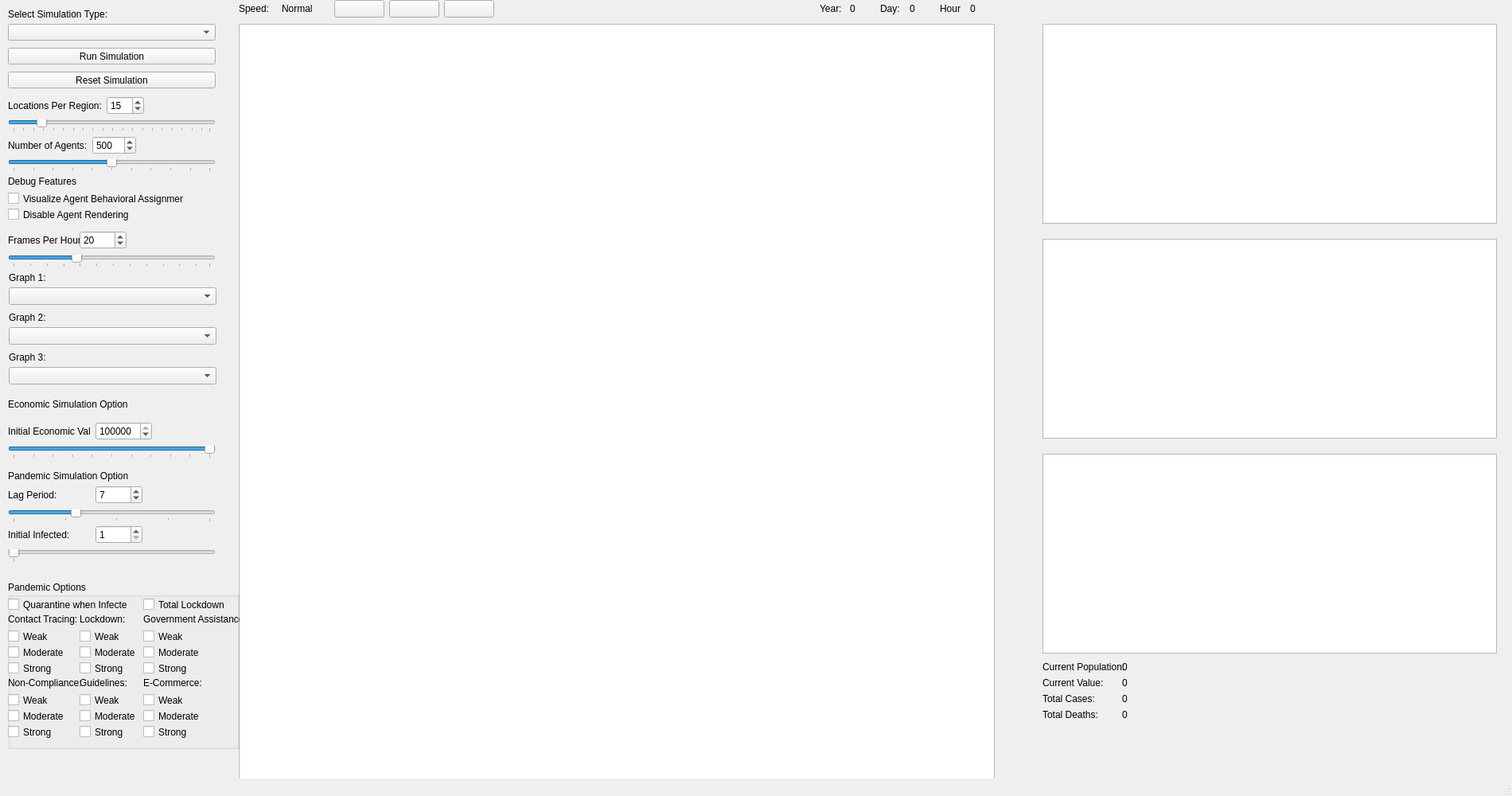
<?xml version="1.0" encoding="UTF-8"?>
<ui version="4.0">
 <class>MainWindow</class>
 <widget class="QMainWindow" name="MainWindow">
  <property name="geometry">
   <rect>
    <x>0</x>
    <y>0</y>
    <width>1900</width>
    <height>1000</height>
   </rect>
  </property>
  <property name="windowTitle">
   <string>Covid Simulation Qt</string>
  </property>
  <widget class="QWidget" name="centralwidget">
   <widget class="QGraphicsView" name="mainCanvas">
    <property name="geometry">
     <rect>
      <x>300</x>
      <y>30</y>
      <width>950</width>
      <height>950</height>
     </rect>
    </property>
    <property name="verticalScrollBarPolicy">
     <enum>Qt::ScrollBarAsNeeded</enum>
    </property>
    <property name="horizontalScrollBarPolicy">
     <enum>Qt::ScrollBarAsNeeded</enum>
    </property>
    <property name="sceneRect">
     <rectf>
      <x>0.000000000000000</x>
      <y>0.000000000000000</y>
      <width>900.000000000000000</width>
      <height>900.000000000000000</height>
     </rectf>
    </property>
    <property name="alignment">
     <set>Qt::AlignLeading|Qt::AlignLeft|Qt::AlignTop</set>
    </property>
    <property name="transformationAnchor">
     <enum>QGraphicsView::NoAnchor</enum>
    </property>
   </widget>
   <widget class="QComboBox" name="simulationType">
    <property name="enabled">
     <bool>true</bool>
    </property>
    <property name="geometry">
     <rect>
      <x>10</x>
      <y>30</y>
      <width>261</width>
      <height>21</height>
     </rect>
    </property>
    <property name="editable">
     <bool>false</bool>
    </property>
    <property name="currentText">
     <string/>
    </property>
   </widget>
   <widget class="QLabel" name="label">
    <property name="geometry">
     <rect>
      <x>10</x>
      <y>10</y>
      <width>261</width>
      <height>16</height>
     </rect>
    </property>
    <property name="text">
     <string>Select Simulation Type:</string>
    </property>
   </widget>
   <widget class="QPushButton" name="runSimulation">
    <property name="geometry">
     <rect>
      <x>10</x>
      <y>60</y>
      <width>261</width>
      <height>21</height>
     </rect>
    </property>
    <property name="text">
     <string>Run Simulation</string>
    </property>
   </widget>
   <widget class="QPushButton" name="resetSimulation">
    <property name="geometry">
     <rect>
      <x>10</x>
      <y>90</y>
      <width>261</width>
      <height>21</height>
     </rect>
    </property>
    <property name="text">
     <string>Reset Simulation</string>
    </property>
   </widget>
   <widget class="QSlider" name="numLocations">
    <property name="geometry">
     <rect>
      <x>10</x>
      <y>150</y>
      <width>261</width>
      <height>16</height>
     </rect>
    </property>
    <property name="minimum">
     <number>1</number>
    </property>
    <property name="maximum">
     <number>100</number>
    </property>
    <property name="value">
     <number>15</number>
    </property>
    <property name="orientation">
     <enum>Qt::Horizontal</enum>
    </property>
    <property name="tickPosition">
     <enum>QSlider::TicksBelow</enum>
    </property>
    <property name="tickInterval">
     <number>5</number>
    </property>
   </widget>
   <widget class="QWidget" name="horizontalLayoutWidget">
    <property name="geometry">
     <rect>
      <x>10</x>
      <y>120</y>
      <width>171</width>
      <height>25</height>
     </rect>
    </property>
    <layout class="QHBoxLayout" name="numLocationLayout">
     <item>
      <widget class="QLabel" name="label_2">
       <property name="text">
        <string>Locations Per Region:</string>
       </property>
      </widget>
     </item>
     <item>
      <widget class="QSpinBox" name="numLocationsLabel">
       <property name="minimum">
        <number>1</number>
       </property>
       <property name="maximum">
        <number>100</number>
       </property>
       <property name="value">
        <number>15</number>
       </property>
      </widget>
     </item>
    </layout>
   </widget>
   <widget class="QWidget" name="horizontalLayoutWidget_2">
    <property name="geometry">
     <rect>
      <x>10</x>
      <y>170</y>
      <width>161</width>
      <height>25</height>
     </rect>
    </property>
    <layout class="QHBoxLayout" name="numAgentsLayout">
     <item>
      <widget class="QLabel" name="label_4">
       <property name="text">
        <string>Number of Agents:</string>
       </property>
      </widget>
     </item>
     <item>
      <widget class="QSpinBox" name="numAgentsLabel">
       <property name="minimum">
        <number>1</number>
       </property>
       <property name="maximum">
        <number>1000</number>
       </property>
       <property name="value">
        <number>500</number>
       </property>
      </widget>
     </item>
    </layout>
   </widget>
   <widget class="QSlider" name="numAgents">
    <property name="geometry">
     <rect>
      <x>10</x>
      <y>200</y>
      <width>261</width>
      <height>16</height>
     </rect>
    </property>
    <property name="minimum">
     <number>1</number>
    </property>
    <property name="maximum">
     <number>1000</number>
    </property>
    <property name="value">
     <number>500</number>
    </property>
    <property name="orientation">
     <enum>Qt::Horizontal</enum>
    </property>
    <property name="tickPosition">
     <enum>QSlider::TicksBelow</enum>
    </property>
    <property name="tickInterval">
     <number>100</number>
    </property>
   </widget>
   <widget class="QWidget" name="horizontalLayoutWidget_4">
    <property name="geometry">
     <rect>
      <x>1030</x>
      <y>0</y>
      <width>221</width>
      <height>21</height>
     </rect>
    </property>
    <layout class="QHBoxLayout" name="horizontalLayout_2">
     <item>
      <widget class="QLabel" name="yearLabel">
       <property name="text">
        <string>Year:</string>
       </property>
      </widget>
     </item>
     <item>
      <widget class="QLabel" name="year">
       <property name="text">
        <string>0</string>
       </property>
      </widget>
     </item>
     <item>
      <widget class="QLabel" name="dayLabel">
       <property name="text">
        <string>Day:</string>
       </property>
      </widget>
     </item>
     <item>
      <widget class="QLabel" name="day">
       <property name="text">
        <string>0</string>
       </property>
      </widget>
     </item>
     <item>
      <widget class="QLabel" name="hourLabel">
       <property name="text">
        <string>Hour</string>
       </property>
      </widget>
     </item>
     <item>
      <widget class="QLabel" name="hour">
       <property name="text">
        <string>0</string>
       </property>
      </widget>
     </item>
    </layout>
   </widget>
   <widget class="QWidget" name="horizontalLayoutWidget_5">
    <property name="geometry">
     <rect>
      <x>300</x>
      <y>0</y>
      <width>101</width>
      <height>21</height>
     </rect>
    </property>
    <layout class="QHBoxLayout" name="horizontalLayout_3">
     <item>
      <widget class="QLabel" name="speedLabel">
       <property name="text">
        <string>Speed:</string>
       </property>
      </widget>
     </item>
     <item>
      <widget class="QLabel" name="speed">
       <property name="text">
        <string>Normal</string>
       </property>
      </widget>
     </item>
    </layout>
   </widget>
   <widget class="QWidget" name="horizontalLayoutWidget_6">
    <property name="geometry">
     <rect>
      <x>420</x>
      <y>0</y>
      <width>201</width>
      <height>23</height>
     </rect>
    </property>
    <layout class="QHBoxLayout" name="horizontalLayout_4">
     <item>
      <widget class="QPushButton" name="slowSim">
       <property name="text">
        <string/>
       </property>
      </widget>
     </item>
     <item>
      <widget class="QPushButton" name="pauseSim">
       <property name="text">
        <string/>
       </property>
      </widget>
     </item>
     <item>
      <widget class="QPushButton" name="fastSim">
       <property name="text">
        <string/>
       </property>
      </widget>
     </item>
    </layout>
   </widget>
   <widget class="QCheckBox" name="agentBehaviors">
    <property name="geometry">
     <rect>
      <x>10</x>
      <y>240</y>
      <width>221</width>
      <height>19</height>
     </rect>
    </property>
    <property name="text">
     <string>Visualize Agent Behavioral Assignments</string>
    </property>
   </widget>
   <widget class="QLabel" name="label_3">
    <property name="geometry">
     <rect>
      <x>10</x>
      <y>220</y>
      <width>121</width>
      <height>16</height>
     </rect>
    </property>
    <property name="text">
     <string>Debug Features</string>
    </property>
   </widget>
   <widget class="QChartView" name="graphView1">
    <property name="geometry">
     <rect>
      <x>1310</x>
      <y>30</y>
      <width>571</width>
      <height>251</height>
     </rect>
    </property>
   </widget>
   <widget class="QChartView" name="graphView2">
    <property name="geometry">
     <rect>
      <x>1310</x>
      <y>300</y>
      <width>571</width>
      <height>251</height>
     </rect>
    </property>
   </widget>
   <widget class="QComboBox" name="graph1Selection">
    <property name="geometry">
     <rect>
      <x>11</x>
      <y>361</y>
      <width>261</width>
      <height>22</height>
     </rect>
    </property>
   </widget>
   <widget class="QLabel" name="graph1ViewLabel">
    <property name="geometry">
     <rect>
      <x>11</x>
      <y>341</y>
      <width>261</width>
      <height>16</height>
     </rect>
    </property>
    <property name="text">
     <string>Graph 1:</string>
    </property>
   </widget>
   <widget class="QComboBox" name="graph2Selection">
    <property name="geometry">
     <rect>
      <x>11</x>
      <y>411</y>
      <width>261</width>
      <height>22</height>
     </rect>
    </property>
   </widget>
   <widget class="QLabel" name="graph2ViewLabel">
    <property name="geometry">
     <rect>
      <x>11</x>
      <y>391</y>
      <width>261</width>
      <height>16</height>
     </rect>
    </property>
    <property name="text">
     <string>Graph 2:</string>
    </property>
   </widget>
   <widget class="QCheckBox" name="headlessMode">
    <property name="geometry">
     <rect>
      <x>10</x>
      <y>260</y>
      <width>211</width>
      <height>19</height>
     </rect>
    </property>
    <property name="text">
     <string>Disable Agent Rendering</string>
    </property>
   </widget>
   <widget class="QChartView" name="graphView3">
    <property name="geometry">
     <rect>
      <x>1310</x>
      <y>570</y>
      <width>571</width>
      <height>251</height>
     </rect>
    </property>
   </widget>
   <widget class="QLabel" name="graph3ViewLabel">
    <property name="geometry">
     <rect>
      <x>11</x>
      <y>441</y>
      <width>261</width>
      <height>16</height>
     </rect>
    </property>
    <property name="text">
     <string>Graph 3:</string>
    </property>
   </widget>
   <widget class="QComboBox" name="graph3Selection">
    <property name="geometry">
     <rect>
      <x>11</x>
      <y>461</y>
      <width>261</width>
      <height>22</height>
     </rect>
    </property>
   </widget>
   <widget class="QLabel" name="currentPopulationLabel">
    <property name="geometry">
     <rect>
      <x>1310</x>
      <y>830</y>
      <width>111</width>
      <height>16</height>
     </rect>
    </property>
    <property name="text">
     <string>Current Population: </string>
    </property>
   </widget>
   <widget class="QLabel" name="currentPopulation">
    <property name="geometry">
     <rect>
      <x>1410</x>
      <y>830</y>
      <width>47</width>
      <height>16</height>
     </rect>
    </property>
    <property name="text">
     <string>0</string>
    </property>
   </widget>
   <widget class="QLabel" name="framePerHourLabel">
    <property name="geometry">
     <rect>
      <x>10</x>
      <y>290</y>
      <width>104</width>
      <height>23</height>
     </rect>
    </property>
    <property name="text">
     <string>Frames Per Hour:</string>
    </property>
   </widget>
   <widget class="QSlider" name="framesPerHourSlider">
    <property name="geometry">
     <rect>
      <x>10</x>
      <y>320</y>
      <width>261</width>
      <height>16</height>
     </rect>
    </property>
    <property name="minimum">
     <number>1</number>
    </property>
    <property name="maximum">
     <number>60</number>
    </property>
    <property name="value">
     <number>20</number>
    </property>
    <property name="orientation">
     <enum>Qt::Horizontal</enum>
    </property>
    <property name="tickPosition">
     <enum>QSlider::TicksBelow</enum>
    </property>
    <property name="tickInterval">
     <number>5</number>
    </property>
   </widget>
   <widget class="QSpinBox" name="framesPerHour">
    <property name="geometry">
     <rect>
      <x>100</x>
      <y>290</y>
      <width>59</width>
      <height>23</height>
     </rect>
    </property>
    <property name="minimum">
     <number>1</number>
    </property>
    <property name="maximum">
     <number>60</number>
    </property>
    <property name="value">
     <number>20</number>
    </property>
   </widget>
   <widget class="QLabel" name="economicOptions">
    <property name="geometry">
     <rect>
      <x>10</x>
      <y>500</y>
      <width>151</width>
      <height>16</height>
     </rect>
    </property>
    <property name="text">
     <string>Economic Simulation Options</string>
    </property>
   </widget>
   <widget class="QSlider" name="initialValueSlider">
    <property name="geometry">
     <rect>
      <x>10</x>
      <y>560</y>
      <width>261</width>
      <height>16</height>
     </rect>
    </property>
    <property name="minimum">
     <number>1</number>
    </property>
    <property name="maximum">
     <number>500000</number>
    </property>
    <property name="value">
     <number>100000</number>
    </property>
    <property name="orientation">
     <enum>Qt::Horizontal</enum>
    </property>
    <property name="tickPosition">
     <enum>QSlider::TicksBelow</enum>
    </property>
    <property name="tickInterval">
     <number>10000</number>
    </property>
   </widget>
   <widget class="QSpinBox" name="initialValue">
    <property name="geometry">
     <rect>
      <x>120</x>
      <y>530</y>
      <width>71</width>
      <height>23</height>
     </rect>
    </property>
    <property name="minimum">
     <number>1</number>
    </property>
    <property name="maximum">
     <number>500000</number>
    </property>
    <property name="value">
     <number>100000</number>
    </property>
   </widget>
   <widget class="QLabel" name="initialValueLabel">
    <property name="geometry">
     <rect>
      <x>10</x>
      <y>530</y>
      <width>104</width>
      <height>23</height>
     </rect>
    </property>
    <property name="text">
     <string>Initial Economic Value:</string>
    </property>
   </widget>
   <widget class="QLabel" name="currentValueLabel">
    <property name="geometry">
     <rect>
      <x>1310</x>
      <y>850</y>
      <width>111</width>
      <height>16</height>
     </rect>
    </property>
    <property name="text">
     <string>Current Value:</string>
    </property>
   </widget>
   <widget class="QLabel" name="currentValue">
    <property name="geometry">
     <rect>
      <x>1410</x>
      <y>850</y>
      <width>47</width>
      <height>16</height>
     </rect>
    </property>
    <property name="text">
     <string>0</string>
    </property>
   </widget>
   <widget class="QLabel" name="pandemicOptions">
    <property name="geometry">
     <rect>
      <x>10</x>
      <y>590</y>
      <width>151</width>
      <height>16</height>
     </rect>
    </property>
    <property name="text">
     <string>Pandemic Simulation Options</string>
    </property>
   </widget>
   <widget class="QSlider" name="lagPeriodSlider">
    <property name="geometry">
     <rect>
      <x>10</x>
      <y>640</y>
      <width>261</width>
      <height>16</height>
     </rect>
    </property>
    <property name="minimum">
     <number>1</number>
    </property>
    <property name="maximum">
     <number>20</number>
    </property>
    <property name="value">
     <number>7</number>
    </property>
    <property name="orientation">
     <enum>Qt::Horizontal</enum>
    </property>
    <property name="tickPosition">
     <enum>QSlider::TicksBelow</enum>
    </property>
    <property name="tickInterval">
     <number>5</number>
    </property>
   </widget>
   <widget class="QSpinBox" name="lagPeriod">
    <property name="geometry">
     <rect>
      <x>120</x>
      <y>610</y>
      <width>59</width>
      <height>23</height>
     </rect>
    </property>
    <property name="minimum">
     <number>1</number>
    </property>
    <property name="maximum">
     <number>20</number>
    </property>
    <property name="value">
     <number>7</number>
    </property>
   </widget>
   <widget class="QLabel" name="lagPeriodLabel">
    <property name="geometry">
     <rect>
      <x>10</x>
      <y>610</y>
      <width>104</width>
      <height>23</height>
     </rect>
    </property>
    <property name="text">
     <string>Lag Period:</string>
    </property>
   </widget>
   <widget class="QLabel" name="initialInfectedLabel">
    <property name="geometry">
     <rect>
      <x>10</x>
      <y>660</y>
      <width>104</width>
      <height>23</height>
     </rect>
    </property>
    <property name="text">
     <string>Initial Infected:</string>
    </property>
   </widget>
   <widget class="QSlider" name="initialInfectedSlider">
    <property name="geometry">
     <rect>
      <x>10</x>
      <y>690</y>
      <width>261</width>
      <height>16</height>
     </rect>
    </property>
    <property name="minimum">
     <number>1</number>
    </property>
    <property name="maximum">
     <number>20</number>
    </property>
    <property name="value">
     <number>1</number>
    </property>
    <property name="orientation">
     <enum>Qt::Horizontal</enum>
    </property>
    <property name="tickPosition">
     <enum>QSlider::TicksBelow</enum>
    </property>
    <property name="tickInterval">
     <number>100</number>
    </property>
   </widget>
   <widget class="QSpinBox" name="initialInfected">
    <property name="geometry">
     <rect>
      <x>120</x>
      <y>660</y>
      <width>59</width>
      <height>23</height>
     </rect>
    </property>
    <property name="minimum">
     <number>1</number>
    </property>
    <property name="maximum">
     <number>20</number>
    </property>
    <property name="value">
     <number>1</number>
    </property>
   </widget>
   <widget class="QLabel" name="totalCases">
    <property name="geometry">
     <rect>
      <x>1410</x>
      <y>870</y>
      <width>47</width>
      <height>16</height>
     </rect>
    </property>
    <property name="text">
     <string>0</string>
    </property>
   </widget>
   <widget class="QLabel" name="totalCaseLabel">
    <property name="geometry">
     <rect>
      <x>1310</x>
      <y>870</y>
      <width>111</width>
      <height>16</height>
     </rect>
    </property>
    <property name="text">
     <string>Total Cases:</string>
    </property>
   </widget>
   <widget class="QLabel" name="totalDeaths">
    <property name="geometry">
     <rect>
      <x>1410</x>
      <y>890</y>
      <width>47</width>
      <height>16</height>
     </rect>
    </property>
    <property name="text">
     <string>0</string>
    </property>
   </widget>
   <widget class="QLabel" name="totalDeathsLabel">
    <property name="geometry">
     <rect>
      <x>1310</x>
      <y>890</y>
      <width>111</width>
      <height>16</height>
     </rect>
    </property>
    <property name="text">
     <string>Total Deaths:</string>
    </property>
   </widget>
   <widget class="QGroupBox" name="groupBox">
    <property name="geometry">
     <rect>
      <x>10</x>
      <y>730</y>
      <width>291</width>
      <height>211</height>
     </rect>
    </property>
    <property name="title">
     <string>Pandemic Options</string>
    </property>
    <widget class="QCheckBox" name="quarantineWhenInfected">
     <property name="geometry">
      <rect>
       <x>0</x>
       <y>20</y>
       <width>151</width>
       <height>19</height>
      </rect>
     </property>
     <property name="toolTip">
      <string>Agents will not leave Home when they are Infected</string>
     </property>
     <property name="text">
      <string>Quarantine when Infected</string>
     </property>
    </widget>
    <widget class="QLabel" name="contactTracing">
     <property name="geometry">
      <rect>
       <x>0</x>
       <y>40</y>
       <width>111</width>
       <height>16</height>
      </rect>
     </property>
     <property name="text">
      <string>Contact Tracing:</string>
     </property>
    </widget>
    <widget class="QCheckBox" name="weak">
     <property name="geometry">
      <rect>
       <x>0</x>
       <y>60</y>
       <width>151</width>
       <height>19</height>
      </rect>
     </property>
     <property name="toolTip">
      <string>Agents that share a Location with an Infected agent will not change their behavior</string>
     </property>
     <property name="text">
      <string>Weak</string>
     </property>
    </widget>
    <widget class="QCheckBox" name="moderate">
     <property name="geometry">
      <rect>
       <x>0</x>
       <y>80</y>
       <width>151</width>
       <height>19</height>
      </rect>
     </property>
     <property name="toolTip">
      <string>Agents that share a Location with an Infected agent will avoid Leisure but will still go to Work and School</string>
     </property>
     <property name="text">
      <string>Moderate</string>
     </property>
    </widget>
    <widget class="QCheckBox" name="strong">
     <property name="geometry">
      <rect>
       <x>0</x>
       <y>100</y>
       <width>151</width>
       <height>19</height>
      </rect>
     </property>
     <property name="toolTip">
      <string>Agents that share a Location with an Infected agent will not leave their home</string>
     </property>
     <property name="text">
      <string>Strong</string>
     </property>
    </widget>
    <widget class="QLabel" name="lockdown">
     <property name="geometry">
      <rect>
       <x>90</x>
       <y>40</y>
       <width>111</width>
       <height>16</height>
      </rect>
     </property>
     <property name="text">
      <string>Lockdown:</string>
     </property>
    </widget>
    <widget class="QCheckBox" name="strongLockdown">
     <property name="geometry">
      <rect>
       <x>90</x>
       <y>100</y>
       <width>151</width>
       <height>19</height>
      </rect>
     </property>
     <property name="toolTip">
      <string>Locations will lockdown when a small proportion of their agents become Intected</string>
     </property>
     <property name="text">
      <string>Strong</string>
     </property>
    </widget>
    <widget class="QCheckBox" name="moderateLockdown">
     <property name="geometry">
      <rect>
       <x>90</x>
       <y>80</y>
       <width>151</width>
       <height>19</height>
      </rect>
     </property>
     <property name="toolTip">
      <string>Locations will lockdown when a moderate number of their agents become Infected</string>
     </property>
     <property name="text">
      <string>Moderate</string>
     </property>
    </widget>
    <widget class="QCheckBox" name="weakLockdown">
     <property name="geometry">
      <rect>
       <x>90</x>
       <y>60</y>
       <width>151</width>
       <height>19</height>
      </rect>
     </property>
     <property name="toolTip">
      <string>Locations will never lockdown and will always remain open</string>
     </property>
     <property name="text">
      <string>Weak</string>
     </property>
    </widget>
    <widget class="QCheckBox" name="weakCompliance">
     <property name="geometry">
      <rect>
       <x>0</x>
       <y>140</y>
       <width>151</width>
       <height>19</height>
      </rect>
     </property>
     <property name="toolTip">
      <string>A very small proportion of agents will not comply with Pandemic rules</string>
     </property>
     <property name="text">
      <string>Weak</string>
     </property>
    </widget>
    <widget class="QLabel" name="nonCompliance">
     <property name="geometry">
      <rect>
       <x>0</x>
       <y>120</y>
       <width>111</width>
       <height>16</height>
      </rect>
     </property>
     <property name="text">
      <string>Non-Compliance:</string>
     </property>
    </widget>
    <widget class="QCheckBox" name="strongCompliance">
     <property name="geometry">
      <rect>
       <x>0</x>
       <y>180</y>
       <width>151</width>
       <height>19</height>
      </rect>
     </property>
     <property name="toolTip">
      <string>&lt;html&gt;&lt;head/&gt;&lt;body&gt;&lt;p&gt;A largel proportion of agents will not comply with Pandemic rules&lt;/p&gt;&lt;/body&gt;&lt;/html&gt;</string>
     </property>
     <property name="text">
      <string>Strong</string>
     </property>
    </widget>
    <widget class="QCheckBox" name="moderateCompliance">
     <property name="geometry">
      <rect>
       <x>0</x>
       <y>160</y>
       <width>151</width>
       <height>19</height>
      </rect>
     </property>
     <property name="toolTip">
      <string>&lt;html&gt;&lt;head/&gt;&lt;body&gt;&lt;p&gt;A moderate proportion of agents will not comply with Pandemic rules&lt;/p&gt;&lt;/body&gt;&lt;/html&gt;</string>
     </property>
     <property name="text">
      <string>Moderate</string>
     </property>
    </widget>
    <widget class="QLabel" name="guidelines">
     <property name="geometry">
      <rect>
       <x>90</x>
       <y>120</y>
       <width>111</width>
       <height>16</height>
      </rect>
     </property>
     <property name="text">
      <string>Guidelines:</string>
     </property>
    </widget>
    <widget class="QCheckBox" name="weakGuidelines">
     <property name="geometry">
      <rect>
       <x>90</x>
       <y>140</y>
       <width>151</width>
       <height>19</height>
      </rect>
     </property>
     <property name="toolTip">
      <string>&lt;html&gt;&lt;head/&gt;&lt;body&gt;&lt;p&gt;Weak guidelines are issues around mask use and social distancing. Reduction to virus spread and businesses is minimal&lt;/p&gt;&lt;/body&gt;&lt;/html&gt;</string>
     </property>
     <property name="text">
      <string>Weak</string>
     </property>
    </widget>
    <widget class="QCheckBox" name="moderateGuidelines">
     <property name="geometry">
      <rect>
       <x>90</x>
       <y>160</y>
       <width>151</width>
       <height>19</height>
      </rect>
     </property>
     <property name="toolTip">
      <string>&lt;html&gt;&lt;head/&gt;&lt;body&gt;&lt;p&gt;Moderate guidelines are issues around mask use and social distancing. Reduction to virus spread and businesses is moderate&lt;/p&gt;&lt;/body&gt;&lt;/html&gt;</string>
     </property>
     <property name="text">
      <string>Moderate</string>
     </property>
    </widget>
    <widget class="QCheckBox" name="strongGuidelines">
     <property name="geometry">
      <rect>
       <x>90</x>
       <y>180</y>
       <width>151</width>
       <height>19</height>
      </rect>
     </property>
     <property name="toolTip">
      <string>&lt;html&gt;&lt;head/&gt;&lt;body&gt;&lt;p&gt;Strong guidelines are issues around mask use and social distancing. Reduction to virus spread and businesses is significant&lt;/p&gt;&lt;/body&gt;&lt;/html&gt;</string>
     </property>
     <property name="text">
      <string>Strong</string>
     </property>
    </widget>
    <widget class="QCheckBox" name="moderateCommerce">
     <property name="geometry">
      <rect>
       <x>170</x>
       <y>160</y>
       <width>151</width>
       <height>19</height>
      </rect>
     </property>
     <property name="toolTip">
      <string>&lt;html&gt;&lt;head/&gt;&lt;body&gt;&lt;p&gt;Agents will conduct some of their Work and Leisure from home&lt;/p&gt;&lt;/body&gt;&lt;/html&gt;</string>
     </property>
     <property name="text">
      <string>Moderate</string>
     </property>
    </widget>
    <widget class="QCheckBox" name="weakCommerce">
     <property name="geometry">
      <rect>
       <x>170</x>
       <y>140</y>
       <width>151</width>
       <height>19</height>
      </rect>
     </property>
     <property name="toolTip">
      <string>&lt;html&gt;&lt;head/&gt;&lt;body&gt;&lt;p&gt;Agents will do everything in Person whenever possible&lt;/p&gt;&lt;/body&gt;&lt;/html&gt;</string>
     </property>
     <property name="text">
      <string>Weak</string>
     </property>
    </widget>
    <widget class="QCheckBox" name="strongCommerce">
     <property name="geometry">
      <rect>
       <x>170</x>
       <y>180</y>
       <width>151</width>
       <height>19</height>
      </rect>
     </property>
     <property name="toolTip">
      <string>&lt;html&gt;&lt;head/&gt;&lt;body&gt;&lt;p&gt;Agents will conduct most of the Work and Leisure from Home&lt;/p&gt;&lt;/body&gt;&lt;/html&gt;</string>
     </property>
     <property name="text">
      <string>Strong</string>
     </property>
    </widget>
    <widget class="QCheckBox" name="strongAssistance">
     <property name="geometry">
      <rect>
       <x>170</x>
       <y>100</y>
       <width>151</width>
       <height>19</height>
      </rect>
     </property>
     <property name="toolTip">
      <string>&lt;html&gt;&lt;head/&gt;&lt;body&gt;&lt;p&gt;The Government provides ample financial assistance to agents (Dual Simulation only)&lt;/p&gt;&lt;/body&gt;&lt;/html&gt;</string>
     </property>
     <property name="text">
      <string>Strong</string>
     </property>
    </widget>
    <widget class="QCheckBox" name="weakAssistance">
     <property name="geometry">
      <rect>
       <x>170</x>
       <y>60</y>
       <width>151</width>
       <height>19</height>
      </rect>
     </property>
     <property name="toolTip">
      <string>&lt;html&gt;&lt;head/&gt;&lt;body&gt;&lt;p&gt;The Government provides no financial assistance to agents (Dual Simulation only)&lt;/p&gt;&lt;/body&gt;&lt;/html&gt;</string>
     </property>
     <property name="text">
      <string>Weak</string>
     </property>
    </widget>
    <widget class="QCheckBox" name="moderateAssistance">
     <property name="geometry">
      <rect>
       <x>170</x>
       <y>80</y>
       <width>151</width>
       <height>19</height>
      </rect>
     </property>
     <property name="toolTip">
      <string>&lt;html&gt;&lt;head/&gt;&lt;body&gt;&lt;p&gt;The Government provides moderate financial assistance to agents (Dual Simulation only)&lt;/p&gt;&lt;/body&gt;&lt;/html&gt;</string>
     </property>
     <property name="text">
      <string>Moderate</string>
     </property>
    </widget>
    <widget class="QLabel" name="guidelines_2">
     <property name="geometry">
      <rect>
       <x>170</x>
       <y>120</y>
       <width>111</width>
       <height>16</height>
      </rect>
     </property>
     <property name="text">
      <string>E-Commerce:</string>
     </property>
    </widget>
    <widget class="QLabel" name="governmentAssistance">
     <property name="geometry">
      <rect>
       <x>170</x>
       <y>40</y>
       <width>121</width>
       <height>16</height>
      </rect>
     </property>
     <property name="text">
      <string>Government Assistance:</string>
     </property>
    </widget>
    <widget class="QCheckBox" name="totalLockdown">
     <property name="geometry">
      <rect>
       <x>170</x>
       <y>20</y>
       <width>151</width>
       <height>19</height>
      </rect>
     </property>
     <property name="toolTip">
      <string>Every Location in the Simulation becomes locked-down and Agents will not leave their house</string>
     </property>
     <property name="text">
      <string>Total Lockdown</string>
     </property>
    </widget>
   </widget>
  </widget>
  <widget class="QMenuBar" name="menubar">
   <property name="geometry">
    <rect>
     <x>0</x>
     <y>0</y>
     <width>1900</width>
     <height>20</height>
    </rect>
   </property>
  </widget>
  <widget class="QStatusBar" name="statusbar"/>
 </widget>
 <customwidgets>
  <customwidget>
   <class>QChartView</class>
   <extends>QGraphicsView</extends>
   <header>QtCharts</header>
  </customwidget>
 </customwidgets>
 <resources/>
 <connections/>
</ui>
